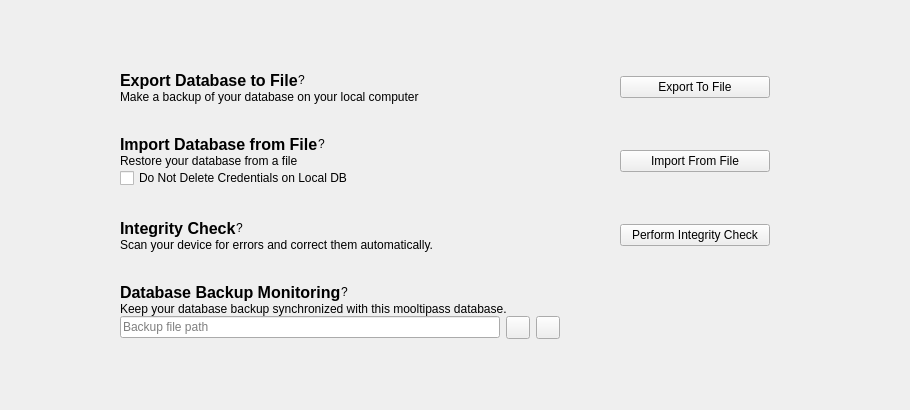
      <widget class="QWidget" name="pageSync">
       <layout class="QVBoxLayout" name="verticalLayout_5">
        <property name="spacing">
         <number>20</number>
        </property>
        <property name="leftMargin">
         <number>30</number>
        </property>
        <property name="topMargin">
         <number>30</number>
        </property>
        <property name="rightMargin">
         <number>50</number>
        </property>
        <item>
         <layout class="QHBoxLayout" name="horizontalLayout_40">
          <item>
           <spacer name="horizontalSpacer_39">
            <property name="orientation">
             <enum>Qt::Horizontal</enum>
            </property>
            <property name="sizeHint" stdset="0">
             <size>
              <width>40</width>
              <height>20</height>
             </size>
            </property>
           </spacer>
          </item>
          <item>
           <layout class="QVBoxLayout" name="verticalLayout_27">
            <item>
             <layout class="QGridLayout" name="gridLayout_2">
              <property name="sizeConstraint">
               <enum>QLayout::SetNoConstraint</enum>
              </property>
              <property name="leftMargin">
               <number>50</number>
              </property>
              <property name="topMargin">
               <number>40</number>
              </property>
              <property name="rightMargin">
               <number>50</number>
              </property>
              <property name="horizontalSpacing">
               <number>60</number>
              </property>
              <property name="verticalSpacing">
               <number>30</number>
              </property>
              <item row="3" column="0">
               <layout class="QVBoxLayout" name="verticalLayout_backupControls" stretch="0,0,0">
                <property name="sizeConstraint">
                 <enum>QLayout::SetDefaultConstraint</enum>
                </property>
                <item>
                 <layout class="QHBoxLayout" name="horizontalLayout_36">
                  <item>
                   <widget class="QLabel" name="label_backupControlsTitle">
                    <property name="sizePolicy">
                     <sizepolicy hsizetype="Preferred" vsizetype="Preferred">
                      <horstretch>0</horstretch>
                      <verstretch>0</verstretch>
                     </sizepolicy>
                    </property>
                    <property name="font">
                     <font>
                      <pointsize>12</pointsize>
                      <bold>true</bold>
                     </font>
                    </property>
                    <property name="text">
                     <string>Database Backup Monitoring</string>
                    </property>
                   </widget>
                  </item>
                  <item>
                   <widget class="QLabel" name="label_dbBackupMonitoringHelp">
                    <property name="sizePolicy">
                     <sizepolicy hsizetype="Maximum" vsizetype="Preferred">
                      <horstretch>0</horstretch>
                      <verstretch>0</verstretch>
                     </sizepolicy>
                    </property>
                    <property name="toolTip">
                     <string notr="true"/>
                    </property>
                    <property name="text">
                     <string notr="true">?</string>
                    </property>
                   </widget>
                  </item>
                  <item>
                   <spacer name="horizontalSpacer_35">
                    <property name="orientation">
                     <enum>Qt::Horizontal</enum>
                    </property>
                    <property name="sizeHint" stdset="0">
                     <size>
                      <width>40</width>
                      <height>20</height>
                     </size>
                    </property>
                   </spacer>
                  </item>
                 </layout>
                </item>
                <item>
                 <widget class="QLabel" name="label_backupControlsDescription">
                  <property name="sizePolicy">
                   <sizepolicy hsizetype="Expanding" vsizetype="Preferred">
                    <horstretch>0</horstretch>
                    <verstretch>0</verstretch>
                   </sizepolicy>
                  </property>
                  <property name="text">
                   <string>Keep your database backup synchronized with this mooltipass database.</string>
                  </property>
                  <property name="wordWrap">
                   <bool>true</bool>
                  </property>
                 </widget>
                </item>
                <item>
                 <layout class="QHBoxLayout" name="horizontalLayout_32">
                  <property name="spacing">
                   <number>6</number>
                  </property>
                  <item>
                   <widget class="QLineEdit" name="lineEdit_dbBackupFilePath">
                    <property name="sizePolicy">
                     <sizepolicy hsizetype="Expanding" vsizetype="Fixed">
                      <horstretch>0</horstretch>
                      <verstretch>0</verstretch>
                     </sizepolicy>
                    </property>
                    <property name="minimumSize">
                     <size>
                      <width>300</width>
                      <height>0</height>
                     </size>
                    </property>
                    <property name="readOnly">
                     <bool>true</bool>
                    </property>
                    <property name="placeholderText">
                     <string>Backup file path</string>
                    </property>
                   </widget>
                  </item>
                  <item>
                   <widget class="QToolButton" name="toolButton_clearBackupFilePath">
                    <property name="text">
                     <string/>
                    </property>
                   </widget>
                  </item>
                  <item>
                   <widget class="QToolButton" name="toolButton_setBackupFilePath">
                    <property name="text">
                     <string/>
                    </property>
                   </widget>
                  </item>
                 </layout>
                </item>
               </layout>
              </item>
              <item row="2" column="0">
               <layout class="QVBoxLayout" name="verticalLayout_18">
                <property name="sizeConstraint">
                 <enum>QLayout::SetNoConstraint</enum>
                </property>
                <item>
                 <layout class="QHBoxLayout" name="horizontalLayout_35">
                  <item>
                   <widget class="QLabel" name="label_integrityCheck">
                    <property name="sizePolicy">
                     <sizepolicy hsizetype="Preferred" vsizetype="Preferred">
                      <horstretch>0</horstretch>
                      <verstretch>0</verstretch>
                     </sizepolicy>
                    </property>
                    <property name="minimumSize">
                     <size>
                      <width>0</width>
                      <height>0</height>
                     </size>
                    </property>
                    <property name="font">
                     <font>
                      <pointsize>12</pointsize>
                      <bold>true</bold>
                     </font>
                    </property>
                    <property name="text">
                     <string>Integrity Check</string>
                    </property>
                   </widget>
                  </item>
                  <item>
                   <widget class="QLabel" name="label_integrityCheckHelp">
                    <property name="sizePolicy">
                     <sizepolicy hsizetype="Maximum" vsizetype="Preferred">
                      <horstretch>0</horstretch>
                      <verstretch>0</verstretch>
                     </sizepolicy>
                    </property>
                    <property name="toolTip">
                     <string notr="true"/>
                    </property>
                    <property name="text">
                     <string notr="true">?</string>
                    </property>
                   </widget>
                  </item>
                  <item>
                   <spacer name="horizontalSpacer_19">
                    <property name="orientation">
                     <enum>Qt::Horizontal</enum>
                    </property>
                    <property name="sizeHint" stdset="0">
                     <size>
                      <width>40</width>
                      <height>20</height>
                     </size>
                    </property>
                   </spacer>
                  </item>
                 </layout>
                </item>
                <item>
                 <widget class="QLabel" name="label_integrityCheckDesc">
                  <property name="sizePolicy">
                   <sizepolicy hsizetype="Expanding" vsizetype="Preferred">
                    <horstretch>0</horstretch>
                    <verstretch>0</verstretch>
                   </sizepolicy>
                  </property>
                  <property name="minimumSize">
                   <size>
                    <width>300</width>
                    <height>0</height>
                   </size>
                  </property>
                  <property name="text">
                   <string>Scan your device for errors and correct them automatically.</string>
                  </property>
                  <property name="wordWrap">
                   <bool>true</bool>
                  </property>
                 </widget>
                </item>
               </layout>
              </item>
              <item row="2" column="1">
               <widget class="QPushButton" name="pushButtonIntegrity">
                <property name="sizePolicy">
                 <sizepolicy hsizetype="Preferred" vsizetype="Fixed">
                  <horstretch>0</horstretch>
                  <verstretch>0</verstretch>
                 </sizepolicy>
                </property>
                <property name="minimumSize">
                 <size>
                  <width>150</width>
                  <height>0</height>
                 </size>
                </property>
                <property name="maximumSize">
                 <size>
                  <width>200</width>
                  <height>16777215</height>
                 </size>
                </property>
                <property name="text">
                 <string>Perform Integrity Check</string>
                </property>
               </widget>
              </item>
              <item row="0" column="0">
               <layout class="QVBoxLayout" name="verticalLayout_4">
                <property name="sizeConstraint">
                 <enum>QLayout::SetNoConstraint</enum>
                </property>
                <item>
                 <layout class="QHBoxLayout" name="horizontalLayout_12">
                  <item>
                   <widget class="QLabel" name="label_13">
                    <property name="sizePolicy">
                     <sizepolicy hsizetype="Preferred" vsizetype="Preferred">
                      <horstretch>0</horstretch>
                      <verstretch>0</verstretch>
                     </sizepolicy>
                    </property>
                    <property name="minimumSize">
                     <size>
                      <width>0</width>
                      <height>0</height>
                     </size>
                    </property>
                    <property name="font">
                     <font>
                      <pointsize>12</pointsize>
                      <bold>true</bold>
                     </font>
                    </property>
                    <property name="text">
                     <string>Export Database to File</string>
                    </property>
                   </widget>
                  </item>
                  <item>
                   <widget class="QLabel" name="label_exportDBHelp">
                    <property name="sizePolicy">
                     <sizepolicy hsizetype="Maximum" vsizetype="Preferred">
                      <horstretch>0</horstretch>
                      <verstretch>0</verstretch>
                     </sizepolicy>
                    </property>
                    <property name="text">
                     <string notr="true">?</string>
                    </property>
                   </widget>
                  </item>
                  <item>
                   <spacer name="horizontalSpacer_3">
                    <property name="orientation">
                     <enum>Qt::Horizontal</enum>
                    </property>
                    <property name="sizeHint" stdset="0">
                     <size>
                      <width>40</width>
                      <height>20</height>
                     </size>
                    </property>
                   </spacer>
                  </item>
                 </layout>
                </item>
                <item>
                 <widget class="QLabel" name="label_14">
                  <property name="sizePolicy">
                   <sizepolicy hsizetype="Expanding" vsizetype="Preferred">
                    <horstretch>0</horstretch>
                    <verstretch>0</verstretch>
                   </sizepolicy>
                  </property>
                  <property name="minimumSize">
                   <size>
                    <width>300</width>
                    <height>0</height>
                   </size>
                  </property>
                  <property name="text">
                   <string>Make a backup of your database on your local computer</string>
                  </property>
                  <property name="wordWrap">
                   <bool>true</bool>
                  </property>
                 </widget>
                </item>
               </layout>
              </item>
              <item row="0" column="1">
               <widget class="QPushButton" name="pushButtonExportFile">
                <property name="sizePolicy">
                 <sizepolicy hsizetype="Preferred" vsizetype="Fixed">
                  <horstretch>0</horstretch>
                  <verstretch>0</verstretch>
                 </sizepolicy>
                </property>
                <property name="minimumSize">
                 <size>
                  <width>150</width>
                  <height>0</height>
                 </size>
                </property>
                <property name="maximumSize">
                 <size>
                  <width>200</width>
                  <height>16777215</height>
                 </size>
                </property>
                <property name="text">
                 <string>Export To File</string>
                </property>
               </widget>
              </item>
              <item row="1" column="0">
               <layout class="QVBoxLayout" name="verticalLayout_22">
                <property name="sizeConstraint">
                 <enum>QLayout::SetNoConstraint</enum>
                </property>
                <item>
                 <layout class="QHBoxLayout" name="horizontalLayout_34">
                  <item>
                   <widget class="QLabel" name="label_24">
                    <property name="sizePolicy">
                     <sizepolicy hsizetype="Preferred" vsizetype="Preferred">
                      <horstretch>0</horstretch>
                      <verstretch>0</verstretch>
                     </sizepolicy>
                    </property>
                    <property name="minimumSize">
                     <size>
                      <width>0</width>
                      <height>0</height>
                     </size>
                    </property>
                    <property name="font">
                     <font>
                      <pointsize>12</pointsize>
                      <bold>true</bold>
                     </font>
                    </property>
                    <property name="text">
                     <string>Import Database from File</string>
                    </property>
                   </widget>
                  </item>
                  <item>
                   <widget class="QLabel" name="label_importDBHelp">
                    <property name="sizePolicy">
                     <sizepolicy hsizetype="Maximum" vsizetype="Preferred">
                      <horstretch>0</horstretch>
                      <verstretch>0</verstretch>
                     </sizepolicy>
                    </property>
                    <property name="toolTip">
                     <string notr="true"/>
                    </property>
                    <property name="text">
                     <string notr="true">?</string>
                    </property>
                   </widget>
                  </item>
                  <item>
                   <spacer name="horizontalSpacer_4">
                    <property name="orientation">
                     <enum>Qt::Horizontal</enum>
                    </property>
                    <property name="sizeHint" stdset="0">
                     <size>
                      <width>40</width>
                      <height>20</height>
                     </size>
                    </property>
                   </spacer>
                  </item>
                 </layout>
                </item>
                <item>
                 <widget class="QLabel" name="label_25">
                  <property name="sizePolicy">
                   <sizepolicy hsizetype="Expanding" vsizetype="Preferred">
                    <horstretch>0</horstretch>
                    <verstretch>0</verstretch>
                   </sizepolicy>
                  </property>
                  <property name="minimumSize">
                   <size>
                    <width>300</width>
                    <height>0</height>
                   </size>
                  </property>
                  <property name="text">
                   <string>Restore your database from a file</string>
                  </property>
                  <property name="wordWrap">
                   <bool>true</bool>
                  </property>
                 </widget>
                </item>
                <item>
                 <widget class="QCheckBox" name="checkBoxImport">
                  <property name="sizePolicy">
                   <sizepolicy hsizetype="Expanding" vsizetype="Fixed">
                    <horstretch>0</horstretch>
                    <verstretch>0</verstretch>
                   </sizepolicy>
                  </property>
                  <property name="text">
                   <string>Do Not Delete Credentials on Local DB</string>
                  </property>
                 </widget>
                </item>
               </layout>
              </item>
              <item row="1" column="1">
               <widget class="QPushButton" name="pushButtonImportFile">
                <property name="sizePolicy">
                 <sizepolicy hsizetype="Preferred" vsizetype="Fixed">
                  <horstretch>0</horstretch>
                  <verstretch>0</verstretch>
                 </sizepolicy>
                </property>
                <property name="minimumSize">
                 <size>
                  <width>150</width>
                  <height>0</height>
                 </size>
                </property>
                <property name="maximumSize">
                 <size>
                  <width>200</width>
                  <height>16777215</height>
                 </size>
                </property>
                <property name="text">
                 <string>Import From File</string>
                </property>
               </widget>
              </item>
             </layout>
            </item>
            <item>
             <spacer name="horizontalSpacer_42">
              <property name="orientation">
               <enum>Qt::Horizontal</enum>
              </property>
              <property name="sizeType">
               <enum>QSizePolicy::Minimum</enum>
              </property>
              <property name="sizeHint" stdset="0">
               <size>
                <width>750</width>
                <height>20</height>
               </size>
              </property>
             </spacer>
            </item>
           </layout>
          </item>
          <item>
           <spacer name="horizontalSpacer_40">
            <property name="orientation">
             <enum>Qt::Horizontal</enum>
            </property>
            <property name="sizeHint" stdset="0">
             <size>
              <width>40</width>
              <height>20</height>
             </size>
            </property>
           </spacer>
          </item>
         </layout>
        </item>
        <item>
         <spacer name="verticalSpacer_4">
          <property name="orientation">
           <enum>Qt::Vertical</enum>
          </property>
          <property name="sizeHint" stdset="0">
           <size>
            <width>20</width>
            <height>40</height>
           </size>
          </property>
         </spacer>
        </item>
       </layout>
      </widget>
